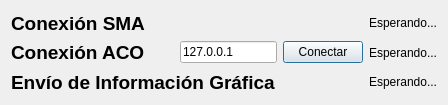
<?xml version="1.0" encoding="UTF-8"?>
<ui version="4.0">
 <class>waitingDialog</class>
 <widget class="QDialog" name="waitingDialog">
  <property name="geometry">
   <rect>
    <x>0</x>
    <y>0</y>
    <width>448</width>
    <height>105</height>
   </rect>
  </property>
  <property name="windowTitle">
   <string>Dialog</string>
  </property>
  <layout class="QHBoxLayout" name="horizontalLayout_4">
   <item>
    <layout class="QVBoxLayout" name="verticalLayout">
     <item>
      <layout class="QHBoxLayout" name="horizontalLayout">
       <item>
        <widget class="QLabel" name="label">
         <property name="font">
          <font>
           <family>Ubuntu</family>
           <pointsize>14</pointsize>
           <weight>75</weight>
           <italic>false</italic>
           <bold>true</bold>
          </font>
         </property>
         <property name="text">
          <string>Conexión SMA</string>
         </property>
        </widget>
       </item>
       <item>
        <spacer name="horizontalSpacer_2">
         <property name="orientation">
          <enum>Qt::Horizontal</enum>
         </property>
         <property name="sizeHint" stdset="0">
          <size>
           <width>40</width>
           <height>20</height>
          </size>
         </property>
        </spacer>
       </item>
       <item>
        <widget class="QLabel" name="label_estadoConexionSMA">
         <property name="text">
          <string>Esperando...</string>
         </property>
         <property name="alignment">
          <set>Qt::AlignCenter</set>
         </property>
        </widget>
       </item>
      </layout>
     </item>
     <item>
      <layout class="QHBoxLayout" name="horizontalLayout_2">
       <item>
        <widget class="QLabel" name="label_3">
         <property name="font">
          <font>
           <family>Ubuntu</family>
           <pointsize>14</pointsize>
           <weight>75</weight>
           <italic>false</italic>
           <bold>true</bold>
          </font>
         </property>
         <property name="text">
          <string>Conexión ACO</string>
         </property>
        </widget>
       </item>
       <item>
        <spacer name="horizontalSpacer">
         <property name="orientation">
          <enum>Qt::Horizontal</enum>
         </property>
         <property name="sizeHint" stdset="0">
          <size>
           <width>40</width>
           <height>20</height>
          </size>
         </property>
        </spacer>
       </item>
       <item>
        <widget class="QLineEdit" name="ACO_addres">
         <property name="text">
          <string>127.0.0.1</string>
         </property>
        </widget>
       </item>
       <item>
        <widget class="QPushButton" name="pushButton">
         <property name="text">
          <string>Conectar</string>
         </property>
        </widget>
       </item>
       <item>
        <widget class="QLabel" name="label_estadoConexionACO">
         <property name="text">
          <string>Esperando...</string>
         </property>
         <property name="alignment">
          <set>Qt::AlignCenter</set>
         </property>
        </widget>
       </item>
      </layout>
     </item>
     <item>
      <layout class="QHBoxLayout" name="horizontalLayout_3">
       <item>
        <widget class="QLabel" name="label_2">
         <property name="font">
          <font>
           <family>Ubuntu</family>
           <pointsize>14</pointsize>
           <weight>75</weight>
           <italic>false</italic>
           <bold>true</bold>
          </font>
         </property>
         <property name="text">
          <string>Envío de Información Gráfica</string>
         </property>
        </widget>
       </item>
       <item>
        <spacer name="horizontalSpacer_3">
         <property name="orientation">
          <enum>Qt::Horizontal</enum>
         </property>
         <property name="sizeHint" stdset="0">
          <size>
           <width>40</width>
           <height>20</height>
          </size>
         </property>
        </spacer>
       </item>
       <item>
        <widget class="QLabel" name="label_estadoInformacionGrafica">
         <property name="text">
          <string>Esperando...</string>
         </property>
         <property name="alignment">
          <set>Qt::AlignCenter</set>
         </property>
        </widget>
       </item>
      </layout>
     </item>
    </layout>
   </item>
  </layout>
 </widget>
 <resources/>
 <connections/>
</ui>
